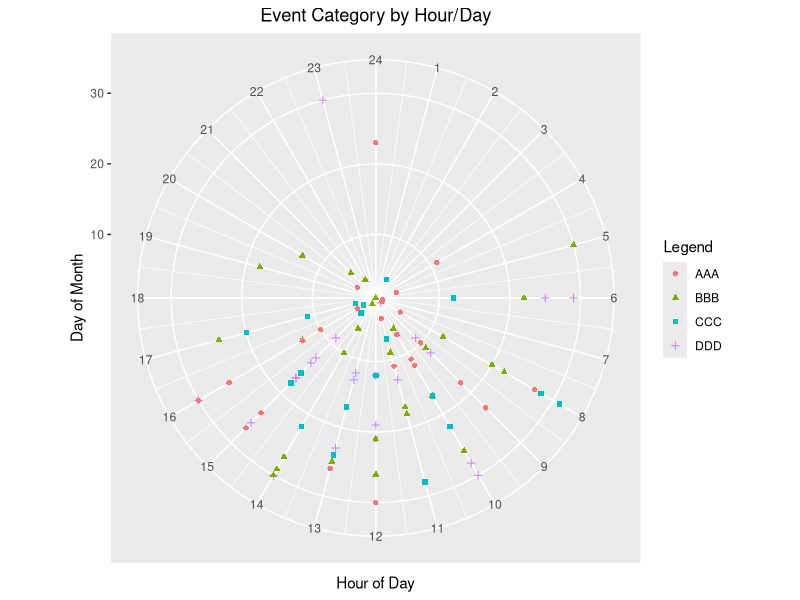

The R source for this figure:
# Time series analysis in a circular axis plot

### This is a plot of some known events and possible sub-events that can occur
### every hour and every day for n years.

## Packages and Libraries
require("plotrix")
install.packages("tidyverse")
install.packages("ggplot2")
install.packages("lubridate")
library("ggplot2")

## Data Import
data = read.csv("data/test_generated_circleplot.csv", header=TRUE, 
                fileEncoding="UTF-8-BOM")
attach(data)

## Extract year, month, day from date
data$date = format(data$date, format = "%m/%d/%Y")
data$time = as.numeric(data$time)
data$year = as.numeric(format(as.Date(data$date, format="%m/%d/%Y"), "%Y"))
data$month = as.numeric(format(as.Date(data$date, format="%m/%d/%Y"), "%m"))
data$day = as.numeric(format(as.Date(data$date, format="%m/%d/%Y"), "%d"))

monthdays = c(31,28,31,30,31,30,31,31,30,31,30,31)

as.matrix(data)

## Plot circular time series by category, hour of day, and numeric day
ggplot(data, mapping=aes(x=time, y=day)) +
  geom_point(aes(shape=category, color=category)) +
  scale_x_continuous(breaks=1:24, labels=c(1:24)) +
  coord_polar() +
  labs(title="Event Category by Hour/Day", 
       x="Hour of Day", y="Day of Month",
       color="Legend", shape="Legend") +
  theme(plot.title=element_text(hjust=.5), 
        axis.text.x=element_text(family=""),
        axis.text.y=element_text(family="")) +
  expand_limits(x=0) # corrects x axis start point